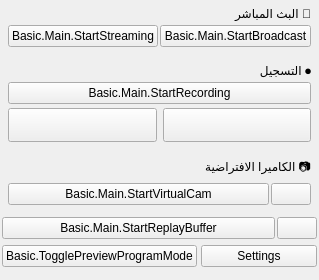
<?xml version="1.0" encoding="UTF-8"?>
<ui version="4.0">
 <class>OBSBasicControls</class>
 <widget class="QWidget" name="OBSBasicControls">
  <property name="geometry">
   <rect>
    <x>0</x>
    <y>0</y>
    <width>318</width>
    <height>280</height>
   </rect>
  </property>
  <layout class="QVBoxLayout" name="verticalLayout_9">
   <property name="spacing">
    <number>0</number>
   </property>
   <property name="leftMargin">
    <number>2</number>
   </property>
   <property name="topMargin">
    <number>2</number>
   </property>
   <property name="rightMargin">
    <number>2</number>
   </property>
   <property name="bottomMargin">
    <number>2</number>
   </property>
   <item>
    <widget class="QFrame" name="controlsFrame">
     <layout class="QVBoxLayout" name="buttonsVLayout">
      <property name="spacing">
       <number>6</number>
      </property>
      <property name="leftMargin">
       <number>0</number>
      </property>
      <property name="topMargin">
       <number>0</number>
      </property>
      <property name="rightMargin">
       <number>0</number>
      </property>
      <property name="bottomMargin">
       <number>0</number>
      </property>

      <!-- CARD 1: LIVE STREAMING -->
      <item>
       <widget class="QFrame" name="cardStream">
        <property name="class" stdset="0">
         <string>control-card</string>
        </property>
        <layout class="QVBoxLayout" name="layoutCardStream">
         <property name="spacing">
          <number>4</number>
         </property>
         <property name="leftMargin">
          <number>6</number>
         </property>
         <property name="topMargin">
          <number>4</number>
         </property>
         <property name="rightMargin">
          <number>6</number>
         </property>
         <property name="bottomMargin">
          <number>6</number>
         </property>
         <item>
          <widget class="QLabel" name="lblCardStream">
           <property name="text">
            <string>📡 البث المباشر</string>
           </property>
           <property name="class" stdset="0">
            <string>control-card-title</string>
           </property>
          </widget>
         </item>
         <item>
          <layout class="QHBoxLayout" name="layoutStreamButtons">
           <property name="spacing">
            <number>2</number>
           </property>
           <item>
            <widget class="QPushButton" name="streamButton">
             <property name="enabled">
              <bool>true</bool>
             </property>
             <property name="sizePolicy">
              <sizepolicy hsizetype="MinimumExpanding" vsizetype="Fixed">
               <horstretch>0</horstretch>
               <verstretch>0</verstretch>
              </sizepolicy>
             </property>
             <property name="text">
              <string>Basic.Main.StartStreaming</string>
             </property>
            </widget>
           </item>
           <item>
            <widget class="QPushButton" name="broadcastButton">
             <property name="enabled">
              <bool>true</bool>
             </property>
             <property name="sizePolicy">
              <sizepolicy hsizetype="MinimumExpanding" vsizetype="Fixed">
               <horstretch>0</horstretch>
               <verstretch>0</verstretch>
              </sizepolicy>
             </property>
             <property name="text">
              <string>Basic.Main.StartBroadcast</string>
             </property>
            </widget>
           </item>
          </layout>
         </item>
        </layout>
       </widget>
      </item>

      <!-- CARD 2: RECORDING -->
      <item>
       <widget class="QFrame" name="cardRecord">
        <property name="class" stdset="0">
         <string>control-card</string>
        </property>
        <layout class="QVBoxLayout" name="layoutCardRecord">
         <property name="spacing">
          <number>4</number>
         </property>
         <property name="leftMargin">
          <number>6</number>
         </property>
         <property name="topMargin">
          <number>4</number>
         </property>
         <property name="rightMargin">
          <number>6</number>
         </property>
         <property name="bottomMargin">
          <number>6</number>
         </property>
         <item>
          <widget class="QLabel" name="lblCardRecord">
           <property name="text">
            <string>⏺️ التسجيل</string>
           </property>
           <property name="class" stdset="0">
            <string>control-card-title</string>
           </property>
          </widget>
         </item>
         <item>
          <widget class="QPushButton" name="recordButton">
           <property name="enabled">
            <bool>true</bool>
           </property>
           <property name="sizePolicy">
            <sizepolicy hsizetype="MinimumExpanding" vsizetype="Fixed">
             <horstretch>0</horstretch>
             <verstretch>0</verstretch>
            </sizepolicy>
           </property>
           <property name="text">
            <string>Basic.Main.StartRecording</string>
           </property>
          </widget>
         </item>
         <item>
          <widget class="QWidget" name="recordActiveWidget">
           <layout class="QHBoxLayout" name="layoutRecordActive">
            <property name="spacing">
             <number>6</number>
            </property>
            <property name="leftMargin">
             <number>0</number>
            </property>
            <property name="topMargin">
             <number>0</number>
            </property>
            <property name="rightMargin">
             <number>0</number>
            </property>
            <property name="bottomMargin">
             <number>0</number>
            </property>
            <item>
             <widget class="QPushButton" name="pauseRecordButton">
              <property name="enabled">
               <bool>true</bool>
              </property>
              <property name="minimumSize">
               <size>
                <width>0</width>
                <height>34</height>
               </size>
              </property>
              <property name="toolTip">
               <string>Basic.Main.PauseRecording</string>
              </property>
              <property name="accessibleName">
               <string>Basic.Main.PauseRecording</string>
              </property>
              <property name="icon">
               <iconset resource="obs.qrc">
                <normaloff>:/res/images/media-pause.svg</normaloff>:/res/images/media-pause.svg</iconset>
              </property>
              <property name="class" stdset="0">
               <string>icon-media-pause btn-record-icon</string>
              </property>
             </widget>
            </item>
            <item>
             <widget class="QPushButton" name="stopRecordButton">
              <property name="enabled">
               <bool>true</bool>
              </property>
              <property name="minimumSize">
               <size>
                <width>0</width>
                <height>34</height>
               </size>
              </property>
              <property name="toolTip">
               <string>Basic.Main.StopRecording</string>
              </property>
              <property name="accessibleName">
               <string>Basic.Main.StopRecording</string>
              </property>
              <property name="class" stdset="0">
               <string>icon-media-stop btn-record-icon</string>
              </property>
             </widget>
            </item>
           </layout>
          </widget>
         </item>
        </layout>
       </widget>
      </item>

      <!-- CARD 3: VIRTUAL CAMERA -->
      <item>
       <widget class="QFrame" name="cardVirtualCam">
        <property name="class" stdset="0">
         <string>control-card</string>
        </property>
        <layout class="QVBoxLayout" name="layoutCardVirtualCam">
         <property name="spacing">
          <number>4</number>
         </property>
         <property name="leftMargin">
          <number>6</number>
         </property>
         <property name="topMargin">
          <number>4</number>
         </property>
         <property name="rightMargin">
          <number>6</number>
         </property>
         <property name="bottomMargin">
          <number>6</number>
         </property>
         <item>
          <widget class="QLabel" name="lblCardVirtualCam">
           <property name="text">
            <string>📷 الكاميرا الافتراضية</string>
           </property>
           <property name="class" stdset="0">
            <string>control-card-title</string>
           </property>
          </widget>
         </item>
         <item>
          <layout class="QHBoxLayout" name="virtualCamLayout">
           <property name="spacing">
            <number>2</number>
           </property>
           <item>
            <widget class="QPushButton" name="virtualCamButton">
             <property name="enabled">
              <bool>true</bool>
             </property>
             <property name="sizePolicy">
              <sizepolicy hsizetype="MinimumExpanding" vsizetype="Fixed">
               <horstretch>0</horstretch>
               <verstretch>0</verstretch>
              </sizepolicy>
             </property>
             <property name="text">
              <string>Basic.Main.StartVirtualCam</string>
             </property>
            </widget>
           </item>
           <item>
            <widget class="QPushButton" name="virtualCamConfigButton">
             <property name="enabled">
              <bool>true</bool>
             </property>
             <property name="minimumSize">
              <size>
               <width>0</width>
               <height>0</height>
              </size>
             </property>
             <property name="toolTip">
              <string>Basic.Main.VirtualCamConfig</string>
             </property>
             <property name="accessibleName">
              <string>Basic.Main.VirtualCamConfig</string>
             </property>
             <property name="icon">
              <iconset resource="obs.qrc">
               <normaloff>:/settings/images/settings/general.svg</normaloff>:/settings/images/settings/general.svg</iconset>
             </property>
             <property name="class" stdset="0">
              <string>icon-gear</string>
             </property>
            </widget>
           </item>
          </layout>
         </item>
        </layout>
       </widget>
      </item>

      <!-- REPLAY BUFFER -->
      <item>
       <layout class="QHBoxLayout" name="replayBufferLayout">
        <property name="spacing">
         <number>2</number>
        </property>
        <item>
         <widget class="QPushButton" name="replayBufferButton">
          <property name="enabled">
           <bool>true</bool>
          </property>
          <property name="sizePolicy">
           <sizepolicy hsizetype="MinimumExpanding" vsizetype="Fixed">
            <horstretch>0</horstretch>
            <verstretch>0</verstretch>
           </sizepolicy>
          </property>
          <property name="text">
           <string>Basic.Main.StartReplayBuffer</string>
          </property>
         </widget>
        </item>
        <item>
         <widget class="QPushButton" name="saveReplayButton">
          <property name="enabled">
           <bool>true</bool>
          </property>
          <property name="minimumSize">
           <size>
            <width>0</width>
            <height>0</height>
           </size>
          </property>
          <property name="toolTip">
           <string>Basic.Main.SaveReplay</string>
          </property>
          <property name="accessibleName">
           <string>Basic.Main.SaveReplay</string>
          </property>
          <property name="icon">
           <iconset resource="obs.qrc">
            <normaloff>:/res/images/save.svg</normaloff>:/res/images/save.svg</iconset>
          </property>
          <property name="class" stdset="0">
           <string>icon-save</string>
          </property>
         </widget>
        </item>
       </layout>
      </item>

      <!-- UTILITY: STUDIO MODE & SETTINGS -->
      <item>
       <layout class="QHBoxLayout" name="layoutBottomUtils">
        <property name="spacing">
         <number>4</number>
        </property>
        <item>
         <widget class="QPushButton" name="modeSwitch">
          <property name="sizePolicy">
           <sizepolicy hsizetype="MinimumExpanding" vsizetype="Fixed">
            <horstretch>0</horstretch>
            <verstretch>0</verstretch>
           </sizepolicy>
          </property>
          <property name="text">
           <string>Basic.TogglePreviewProgramMode</string>
          </property>
         </widget>
        </item>
        <item>
         <widget class="QPushButton" name="settingsButton">
          <property name="sizePolicy">
           <sizepolicy hsizetype="MinimumExpanding" vsizetype="Fixed">
            <horstretch>0</horstretch>
            <verstretch>0</verstretch>
           </sizepolicy>
          </property>
          <property name="text">
           <string>Settings</string>
          </property>
         </widget>
        </item>
       </layout>
      </item>

      <item>
       <spacer name="expVSpacer">
        <property name="orientation">
         <enum>Qt::Orientation::Vertical</enum>
        </property>
        <property name="sizeHint" stdset="0">
         <size>
          <width>0</width>
          <height>0</height>
         </size>
        </property>
       </spacer>
      </item>
     </layout>
    </widget>
   </item>
  </layout>
 </widget>
 <resources>
  <include location="obs.qrc"/>
 </resources>
 <connections/>
</ui>
